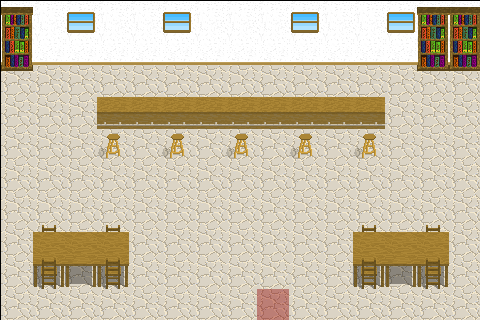

A level layout from a 2D game, rendered from its tile map. Below: a short description, then the map file with its tile-grid data intact:
An orthogonal 15x10 tile map with 32x32 px tiles, 1 tile layer (Ground).

<map version="1.0" orientation="orthogonal" width="15" height="10" tilewidth="32" tileheight="32">
 <tileset firstgid="1" name="tilesetIndoor" tilewidth="32" tileheight="32">
  <tileoffset x="1" y="1" />
  <image source="gfx/tilesetIndoor.png" width="320" height="320" />
 </tileset>
 <layer name="Ground" width="15" height="10">
  <data>
   <tile gid="9" />
   <tile gid="20" />
   <tile gid="10" />
   <tile gid="20" />
   <tile gid="20" />
   <tile gid="10" />
   <tile gid="20" />
   <tile gid="20" />
   <tile gid="20" />
   <tile gid="10" />
   <tile gid="20" />
   <tile gid="20" />
   <tile gid="10" />
   <tile gid="9" />
   <tile gid="9" />
   <tile gid="19" />
   <tile gid="30" />
   <tile gid="30" />
   <tile gid="30" />
   <tile gid="30" />
   <tile gid="30" />
   <tile gid="30" />
   <tile gid="30" />
   <tile gid="30" />
   <tile gid="30" />
   <tile gid="30" />
   <tile gid="30" />
   <tile gid="30" />
   <tile gid="19" />
   <tile gid="19" />
   <tile gid="29" />
   <tile gid="1" />
   <tile gid="1" />
   <tile gid="1" />
   <tile gid="1" />
   <tile gid="1" />
   <tile gid="1" />
   <tile gid="1" />
   <tile gid="1" />
   <tile gid="1" />
   <tile gid="1" />
   <tile gid="1" />
   <tile gid="1" />
   <tile gid="29" />
   <tile gid="29" />
   <tile gid="1" />
   <tile gid="1" />
   <tile gid="1" />
   <tile gid="8" />
   <tile gid="8" />
   <tile gid="8" />
   <tile gid="8" />
   <tile gid="8" />
   <tile gid="8" />
   <tile gid="8" />
   <tile gid="8" />
   <tile gid="8" />
   <tile gid="1" />
   <tile gid="1" />
   <tile gid="1" />
   <tile gid="1" />
   <tile gid="1" />
   <tile gid="1" />
   <tile gid="2" />
   <tile gid="1" />
   <tile gid="2" />
   <tile gid="1" />
   <tile gid="2" />
   <tile gid="1" />
   <tile gid="2" />
   <tile gid="1" />
   <tile gid="2" />
   <tile gid="1" />
   <tile gid="1" />
   <tile gid="1" />
   <tile gid="1" />
   <tile gid="1" />
   <tile gid="1" />
   <tile gid="1" />
   <tile gid="1" />
   <tile gid="1" />
   <tile gid="1" />
   <tile gid="1" />
   <tile gid="1" />
   <tile gid="1" />
   <tile gid="1" />
   <tile gid="1" />
   <tile gid="1" />
   <tile gid="1" />
   <tile gid="1" />
   <tile gid="1" />
   <tile gid="1" />
   <tile gid="1" />
   <tile gid="1" />
   <tile gid="1" />
   <tile gid="1" />
   <tile gid="1" />
   <tile gid="1" />
   <tile gid="1" />
   <tile gid="1" />
   <tile gid="1" />
   <tile gid="1" />
   <tile gid="1" />
   <tile gid="1" />
   <tile gid="1" />
   <tile gid="1" />
   <tile gid="5" />
   <tile gid="16" />
   <tile gid="5" />
   <tile gid="1" />
   <tile gid="1" />
   <tile gid="1" />
   <tile gid="1" />
   <tile gid="1" />
   <tile gid="1" />
   <tile gid="1" />
   <tile gid="5" />
   <tile gid="16" />
   <tile gid="5" />
   <tile gid="1" />
   <tile gid="1" />
   <tile gid="7" />
   <tile gid="26" />
   <tile gid="7" />
   <tile gid="1" />
   <tile gid="1" />
   <tile gid="1" />
   <tile gid="1" />
   <tile gid="1" />
   <tile gid="1" />
   <tile gid="1" />
   <tile gid="7" />
   <tile gid="26" />
   <tile gid="7" />
   <tile gid="1" />
   <tile gid="1" />
   <tile gid="1" />
   <tile gid="1" />
   <tile gid="1" />
   <tile gid="1" />
   <tile gid="1" />
   <tile gid="1" />
   <tile gid="1" />
   <tile gid="17" />
   <tile gid="1" />
   <tile gid="1" />
   <tile gid="1" />
   <tile gid="1" />
   <tile gid="1" />
   <tile gid="1" />
  </data>
 </layer>
</map>